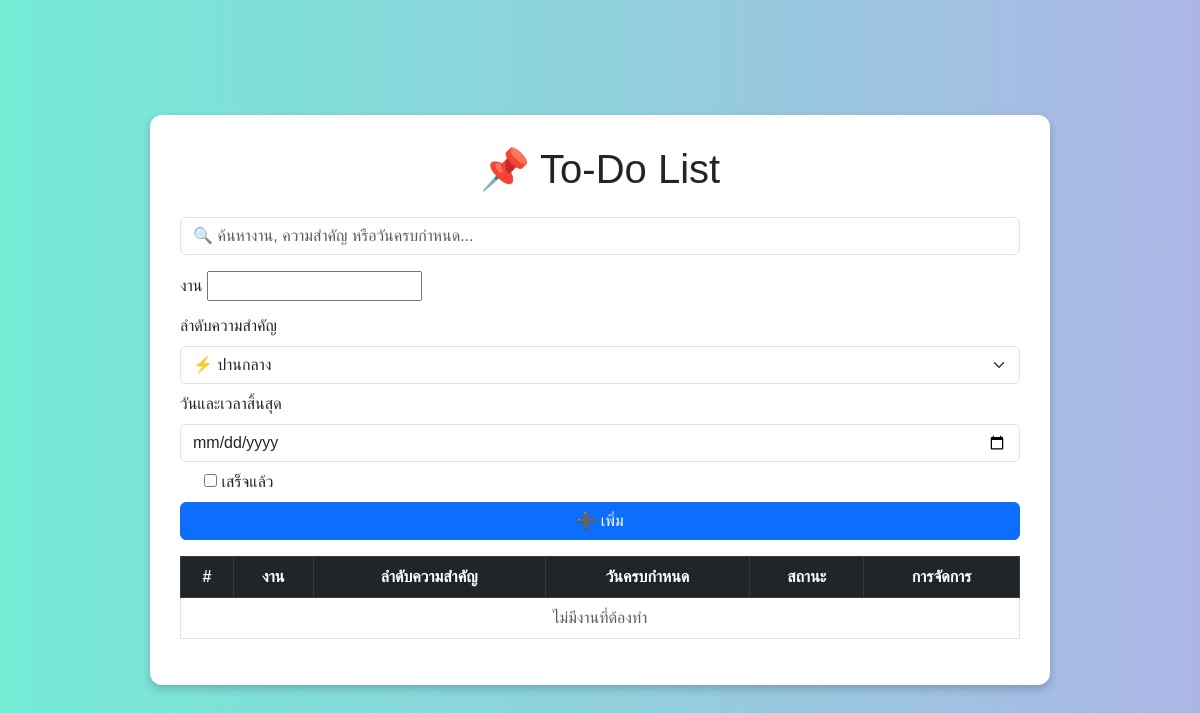
/, run on an earlier commit of the app's database.
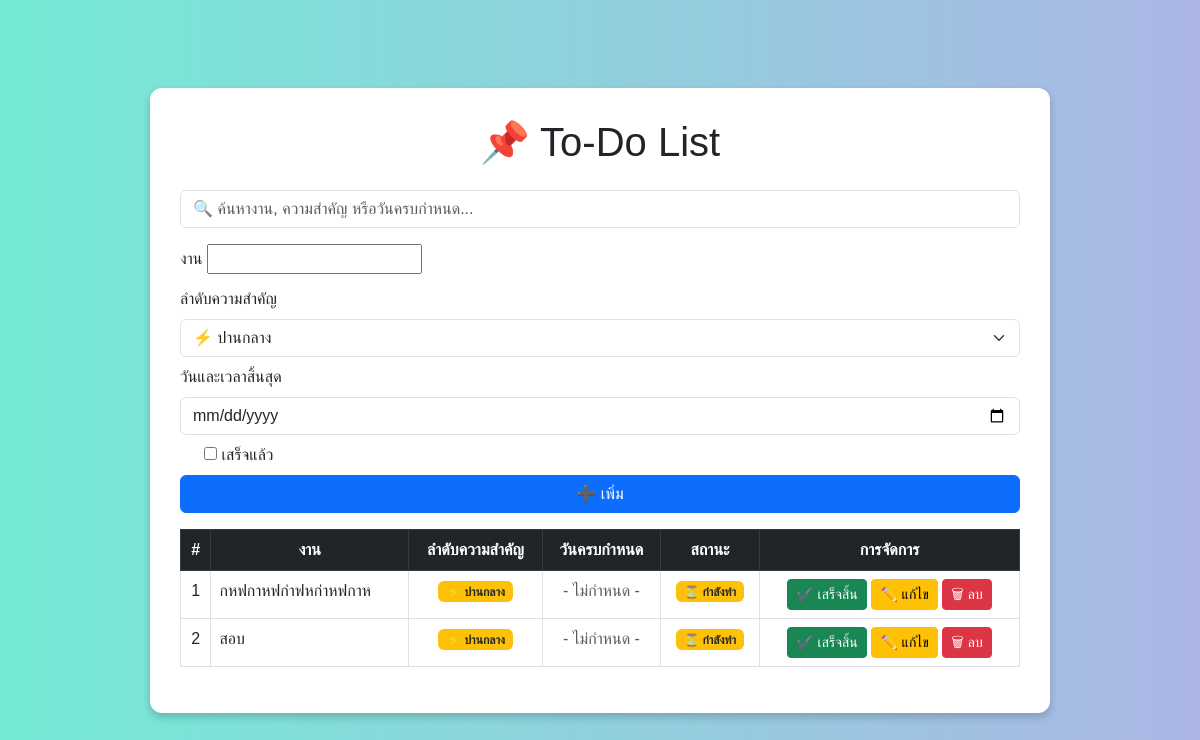
And on a later commit of the database.
### todo/models.py (models this page shows, shortened)
class Task(models.Model):
    PRIORITY_CHOICES = [
        ('high', '🔥 สูง'),
        ('medium', '⚡ ปานกลาง'),
        ('low', '✅ ต่ำ'),
    ]
    title = models.CharField(max_length=255)
    created_at = models.DateTimeField(auto_now_add=True)
    completed = models.BooleanField(default=False)
    priority = models.CharField(max_length=10, choices=PRIORITY_CHOICES, default='medium')
    due_datetime = models.DateTimeField(null=True, blank=True)  # ✅ เพิ่มวันและเวลาสิ้นสุดของงาน
    def is_due_soon(self):
        if self.due_datetime:
            time_left = self.due_datetime - timezone.now()
            return 0 < time_left.total_seconds() <= 259200  # ✅ แจ้งเตือนหากเหลือ <= 3 วัน (259200 วินาที)
        return False

### todo/views.py (the view)
# urls.py: path('', task_list, name='task_list'),
def task_list(request):
    tasks = Task.objects.all().order_by('due_datetime','-created_at')
    form = TaskForm()
    if request.method == 'POST':
        form = TaskForm(request.POST)
        if form.is_valid():
            form.save()
            return redirect('task_list')
    return render(request, 'todolist/task_list.html', {'tasks': tasks, 'form': form,'today': timezone.now().date()})

### todo/forms.py
class TaskForm(forms.ModelForm):
    class Meta:
        model = Task
        fields = ['title', 'priority', 'due_datetime', 'completed']  # ✅ เพิ่ม due_datetime
        widgets = {
            'priority': forms.Select(choices=Task.PRIORITY_CHOICES, attrs={'class': 'form-select'}),
            'due_datetime': forms.DateTimeInput(attrs={'type': 'date', 'class': 'form-control'}),  # ✅ DateTime Picker
        }

### todo/templates/todolist/task_list.html (shortened to what this page needs)
<!DOCTYPE html>
<html lang="en">
<head>
    <link rel="stylesheet" href="https://cdn.jsdelivr.net/npm/bootstrap@5.3.0/dist/css/bootstrap.min.css">
</head>
<body>
<div class="todo-container">
    <h1 class="text-center mb-4">📌 To-Do List</h1>
    <input type="text" id="searchTask" class="form-control search-bar mb-3" placeholder="🔍 ค้นหางาน, ความสำคัญ หรือวันครบกำหนด..." onkeyup="filterTasks()">
    <form method="POST" class="mb-3">
        <div class="mb-2">
            <label for="id_title" class="form-label">งาน</label>
            {{ form.title }}
        </div>
        <div class="mb-2">
            <label for="id_priority" class="form-label">ลำดับความสำคัญ</label>
            {{ form.priority }}
        </div>
        <div class="mb-2">
            <label for="id_due_datetime" class="form-label">วันและเวลาสิ้นสุด</label>
            {{ form.due_datetime }}
        </div>
        <div class="mb-2 form-check">
            {{ form.completed }} <label class="form-check-label" for="id_completed">เสร็จแล้ว</label>
        </div>
        <button type="submit" class="btn btn-primary w-100">➕ เพิ่ม</button>
    </form>
    <div class="table-responsive">
        <table class="table table-hover table-bordered">
            <thead class="table-dark text-center">
                <tr>
                    <th>#</th>
                    <th>งาน</th>
                    <th>ลำดับความสำคัญ</th>
                    <th>วันครบกำหนด</th>
                    <th>สถานะ</th>
                    <th>การจัดการ</th>
                </tr>
            </thead>
            <tbody id="taskTable">
                {% for task in tasks %}
                <tr class="{% if task.is_due_soon and not task.completed %} due-soon {% endif %}">
                    <td class="text-center">{{ forloop.counter }}</td>
                    <td>{{ task.title }}</td>
                    <td class="text-center">
                        {% if task.priority == 'high' %}
                            <span class="badge bg-danger">🔥 สูง</span>
                        {% elif task.priority == 'medium' %}
                            <span class="badge bg-warning text-dark">⚡ ปานกลาง</span>
                        {% else %}
                            <span class="badge bg-success">✅ ต่ำ</span>
                        {% endif %}
                    </td>
                    <td class="text-center">
                        {% if task.due_datetime %}
                             {{ task.due_datetime|date:"d M Y" }}
                        {% else %}
                            <span class="text-muted">- ไม่กำหนด -</span>
                        {% endif %}
                    </td>
                    <td class="text-center">
                        {% if task.completed %}
                            <span class="badge bg-success">✔️ เสร็จสิ้น</span>
                        {% else %}
                            <span class="badge bg-warning text-dark">⏳ กำลังทำ</span>
                        {% endif %}
                    </td>
                    <td class="text-center">
                        {% if not task.completed %}
                        <a href="{% url 'task_complete' task.id %}" class="btn btn-success btn-sm">✔️ เสร็จสิ้น</a>
                        {% endif %}
                        <a href="{% url 'task_update' task.id %}" class="btn btn-warning btn-sm">✏️ แก้ไข</a>
                        <a href="{% url 'task_delete' task.id %}" class="btn btn-danger btn-sm">🗑 ลบ</a>
                    </td>
                </tr>
                {% empty %}
                <tr>
                    <td colspan="6" class="text-center text-muted">ไม่มีงานที่ต้องทำ</td>
                </tr>
                {% endfor %}
            </tbody>
        </table>
    </div>
</div>
</body>
</html>

What changed in the data, as far as the page shows it:
added Task: title "กหฟกาหฟก่าฟหก่าหฟกาห", priority "⚡ ปานกลาง", shows "- ไม่กำหนด -", completed "⏳ กำลังทำ"
added Task: title "สอบ", priority "⚡ ปานกลาง", shows "- ไม่กำหนด -", completed "⏳ กำลังทำ"
Also different on the page:
text no longer shown: "ไม่มีงานที่ต้องทำ"
